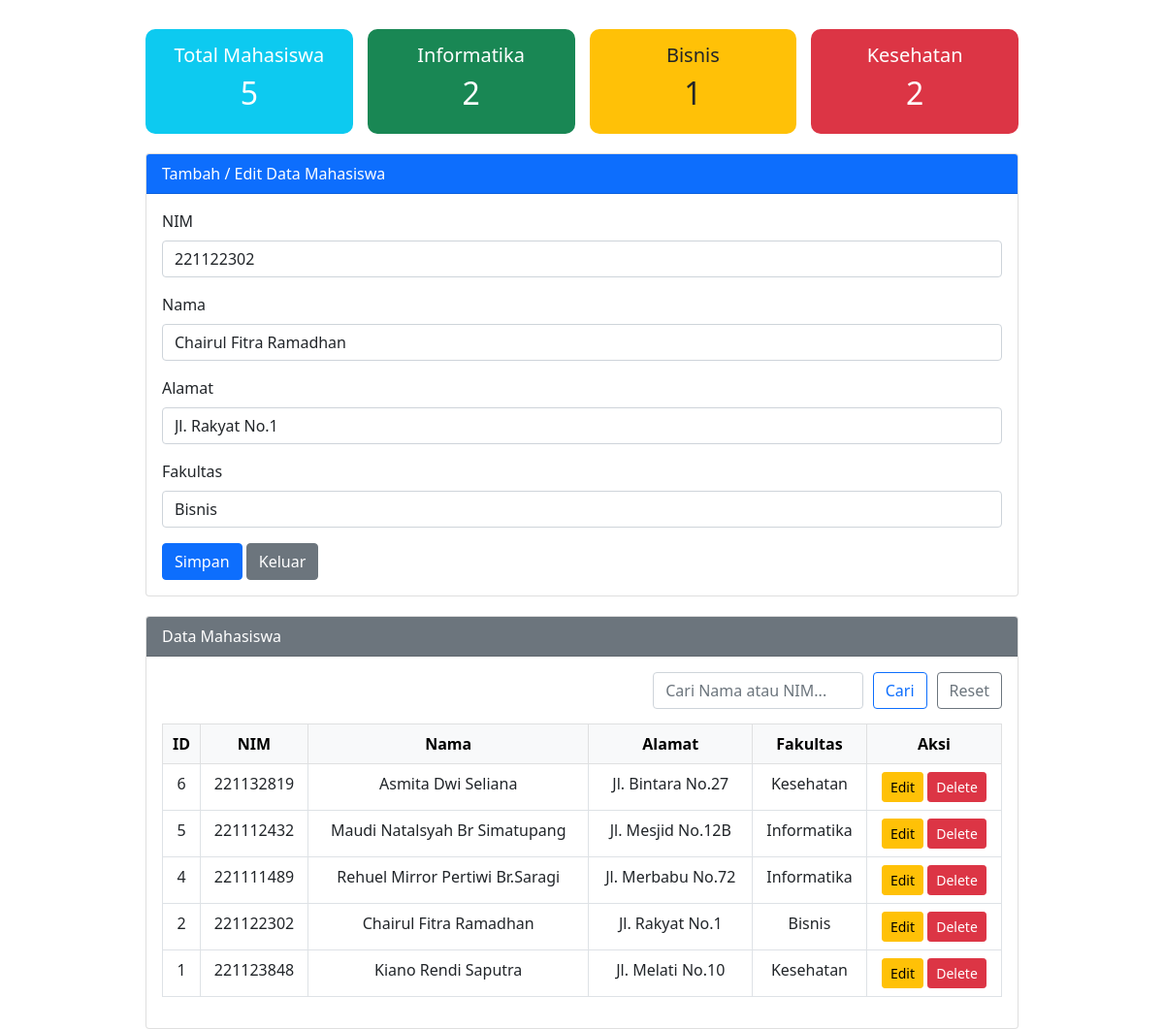
The page /dashboard.php?op=edit&id=2 on the database its author committed.
### tables this page shows
CREATE TABLE `mahasiswa` (
  `ID_Mahasiswa` int NOT NULL AUTO_INCREMENT,
  `NIM` varchar(15) NOT NULL,
  `Nama` varchar(100) NOT NULL,
  `Alamat` varchar(255) DEFAULT NULL,
  `Fakultas` enum('Informatika','Bisnis','Kesehatan') NOT NULL,
  PRIMARY KEY (`ID_Mahasiswa`),
  UNIQUE KEY `NIM` (`NIM`)
);

### dashboard.php (the view, shortened to what this page needs)
<?php
include 'koneksi.php';
$nim        = "";
$nama       = "";
$alamat     = "";
$fakultas   = "";
$total_mahasiswa = 0;
$total_informatika = 0;
$total_bisnis = 0;
$total_kesehatan = 0;
$sql_stat = "SELECT
                COUNT(*) AS total,
                SUM(CASE WHEN Fakultas='Informatika' THEN 1 ELSE 0 END) AS informatika,
                SUM(CASE WHEN Fakultas='Bisnis' THEN 1 ELSE 0 END) AS bisnis,
                SUM(CASE WHEN Fakultas='Kesehatan' THEN 1 ELSE 0 END) AS kesehatan
            FROM mahasiswa";
$result_stat = mysqli_query($conn, $sql_stat);
if ($row_stat = mysqli_fetch_assoc($result_stat)) {
    $total_mahasiswa = $row_stat['total'];
    $total_informatika = $row_stat['informatika'];
    $total_bisnis = $row_stat['bisnis'];
    $total_kesehatan = $row_stat['kesehatan'];
}
if (isset($_GET['op'])) {
    $op = $_GET['op'];
} else {
    $op = "";
}
if ($op == 'edit') {
    $id = $_GET['id'];
    $sql1 = "SELECT * FROM mahasiswa WHERE ID_Mahasiswa = '$id'";
    $q1 = mysqli_query($conn, $sql1);
    $r1 = mysqli_fetch_array($q1);
    $nim      = $r1['NIM'];
    $nama     = $r1['Nama'];
    $alamat   = $r1['Alamat'];
    $fakultas = $r1['Fakultas'];
}
?>
<!DOCTYPE html>
<html lang="id">
<head>
    <link href="https://cdn.jsdelivr.net/npm/bootstrap@5.0.0-beta2/dist/css/bootstrap.min.css" rel="stylesheet">
</head>
<body>
<div class="mx-auto">
    <div class="stat-box">
        <div class="stat-card bg-info">
            <h5>Total Mahasiswa</h5>
            <h2><?= $total_mahasiswa ?></h2>
        </div>
        <div class="stat-card bg-success">
            <h5>Informatika</h5>
            <h2><?= $total_informatika ?></h2>
        </div>
        <div class="stat-card bg-warning text-dark">
            <h5>Bisnis</h5>
            <h2><?= $total_bisnis ?></h2>
        </div>
        <div class="stat-card bg-danger">
            <h5>Kesehatan</h5>
            <h2><?= $total_kesehatan ?></h2>
        </div>
    </div>
    <div class="card">
        <div class="card-header bg-primary text-white">Tambah / Edit Data Mahasiswa</div>
        <div class="card-body">
            <form action="" method="POST">
                <div class="mb-3">
                    <label class="form-label">NIM</label>
                    <input type="text" class="form-control" name="nim" value="<?= $nim ?>">
                </div>
                <div class="mb-3">
                    <label class="form-label">Nama</label>
                    <input type="text" class="form-control" name="nama" value="<?= $nama ?>">
                </div>
                <div class="mb-3">
                    <label class="form-label">Alamat</label>
                    <input type="text" class="form-control" name="alamat" value="<?= $alamat ?>">
                </div>
                <div class="mb-3">
                    <label class="form-label">Fakultas</label>
                    <select class="form-control" name="fakultas">
                        <option value="Bisnis" <?= ($fakultas == "Bisnis") ? "selected" : "" ?>>Bisnis</option>
                    </select>
                </div>
                <button type="submit" name="simpan" class="btn btn-primary">Simpan</button>
                <a href="login.php" class="btn btn-secondary">Keluar</a>
            </form>
        </div>
    </div>
    <div class="card">
        <div class="card-header bg-secondary text-white">Data Mahasiswa</div>
        <div class="card-body">
            <form method="GET" class="search-box">
                <input type="text" name="search" class="form-control w-25" placeholder="Cari Nama atau NIM..."
                       value="<?= isset($_GET['search']) ? htmlspecialchars($_GET['search']) : '' ?>">
                <button type="submit" class="btn btn-outline-primary">Cari</button>
                <a href="dashboard.php" class="btn btn-outline-secondary">Reset</a>
            </form>
            <?php
            $search = isset($_GET['search']) ? $_GET['search'] : '';
            if ($search != '') {
                $sql2 = "SELECT * FROM mahasiswa
                         WHERE Nama LIKE '%$search%'
                         OR NIM LIKE '%$search%'
                         ORDER BY ID_Mahasiswa DESC";
            } else {
                $sql2 = "SELECT * FROM mahasiswa ORDER BY ID_Mahasiswa DESC";
            }
            $q2 = mysqli_query($conn, $sql2);
            $jumlahData = mysqli_num_rows($q2);
            ?>
            <table class="table table-bordered text-center">
                <thead class="table-light">
                    <tr>
                        <th>ID</th>
                        <th>NIM</th>
                        <th>Nama</th>
                        <th>Alamat</th>
                        <th>Fakultas</th>
                        <th>Aksi</th>
                    </tr>
                </thead>
                <tbody>
                    <?php
                    if ($jumlahData > 0) {
                        while ($r2 = mysqli_fetch_array($q2)) :
                    ?>
                            <tr>
                                <td><?= $r2['ID_Mahasiswa'] ?></td>
                                <td><?= $r2['NIM'] ?></td>
                                <td><?= $r2['Nama'] ?></td>
                                <td><?= $r2['Alamat'] ?></td>
                                <td><?= $r2['Fakultas'] ?></td>
                                <td>
                                    <a href="dashboard.php?op=edit&id=<?= $r2['ID_Mahasiswa'] ?>" class="btn btn-warning btn-sm">Edit</a>
                                    <a href="dashboard.php?op=delete&id=<?= $r2['ID_Mahasiswa'] ?>"
                                       onclick="return confirm('Yakin ingin menghapus data ini?')"
                                       class="btn btn-danger btn-sm">Delete</a>
                                </td>
                            </tr>
                    <?php
                        endwhile;
                    } else {
                        echo "<tr><td colspan='6'>Tidak ada data untuk ditampilkan.</td></tr>";
                    }
                    ?>
                </tbody>
            </table>
        </div>
    </div>
</div>
</body>
</html>

### dashboard.php (style rules this page uses)
.mx-auto { width: 900px; margin-top: 30px; }
.card { margin-top: 20px; }
.stat-box { display: flex; gap: 15px; justify-content: space-between; }
.stat-card { flex: 1; border-radius: 10px; color: white; padding: 15px; text-align: center; }
.bg-info { background-color: #0dcaf0; }
.bg-success { background-color: #198754; }
.bg-warning { background-color: #ffc107; }
.bg-danger { background-color: #dc3545; }
.search-box { margin-bottom: 15px; display: flex; justify-content: end; gap: 10px; }

### rows shown on the page
mahasiswa: nim "221122302", nama "Chairul Fitra Ramadhan", alamat "Jl. Rakyat No.1", fakultas "Bisnis", ID_Mahasiswa "2", NIM "221122302", Nama "Chairul Fitra Ramadhan", Alamat "Jl. Rakyat No.1", Fakultas "Bisnis"
mahasiswa: ID_Mahasiswa "6", NIM "221132819", Nama "Asmita Dwi Seliana", Alamat "Jl. Bintara No.27", Fakultas "Kesehatan"
mahasiswa: ID_Mahasiswa "5", NIM "221112432", Nama "Maudi Natalsyah Br Simatupang", Alamat "Jl. Mesjid No.12B", Fakultas "Informatika"
mahasiswa: ID_Mahasiswa "4", NIM "221111489", Nama "Rehuel Mirror Pertiwi Br.Saragi", Alamat "Jl. Merbabu No.72", Fakultas "Informatika"
mahasiswa: ID_Mahasiswa "1", NIM "221123848", Nama "Kiano Rendi Saputra", Alamat "Jl. Melati No.10", Fakultas "Kesehatan"

### other values the page prints
$total_mahasiswa "5"
$total_informatika "2"
$total_bisnis "1"
$total_kesehatan "2"
